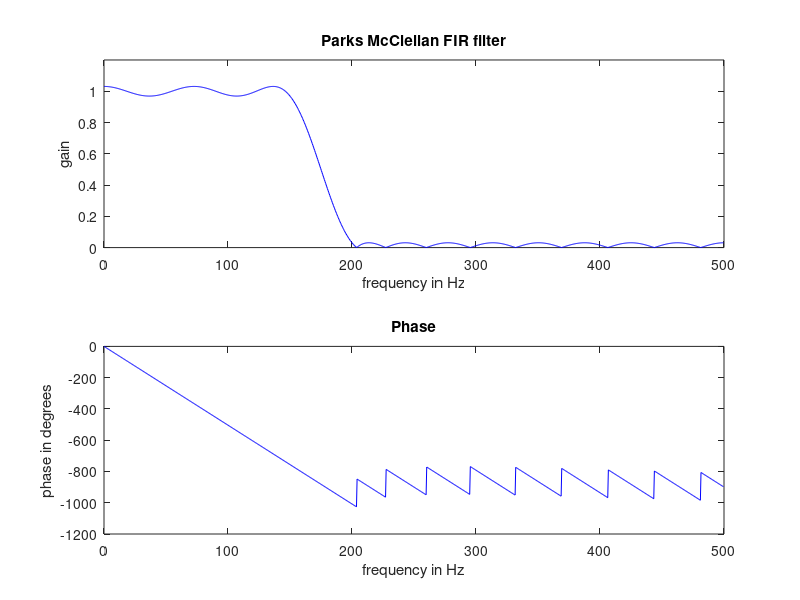
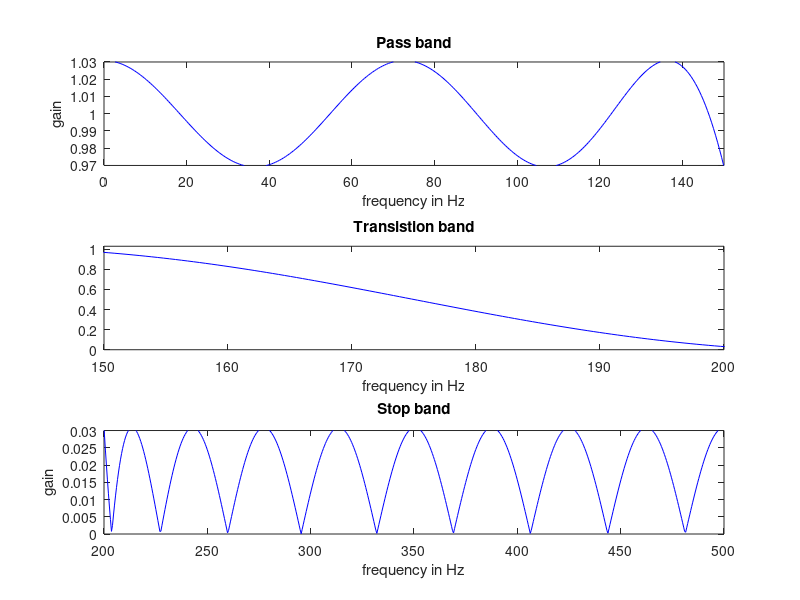

Write the MATLAB code that produced these figures, in order.
% Problem 6.21 - p 362 Blandford and Parr
% Implementation of Parks-McClellan FIR filter.
% Plot "exploded" views (zoom-in) to show pass band & stop band ripple
%
% Note: this is for the FIR filter only, the problem also requires
% similar code for the elliptic filter 
%
% F. Frigo  15-Oct-2019
%
fs = 1000;
fpass = 150;
Rpass = 0.03;RpDB = -20*log10(1-Rpass);
fstop = 200;
Rstop = 0.03;RsDB = -20*log10(Rstop);
%Parks-McClellan
F = ([0 .3 .4 1]);
M = ([1 1 0 0]);
N = 28;
num = firpm(N, F, M);
den = 1;
[H, f] = freqz(num, den, 1024, fs);
fprintf(1, ['Parks McClellan order is ' num2str(N) '\n']);
figure(1);clf;
subplot(2, 1, 1)
plot(f, abs(H), 'b');
axis([0 fs/2 0 1.2]);
title('Parks McClellan FIR filter');
xlabel('frequency in Hz');
ylabel('gain');
subplot(2, 1, 2);
plot(f, unwrap(angle(H))*180/pi, 'b');
title('Phase');
xlabel('frequency in Hz');
ylabel('phase in degrees');

% Blowups of Pass Band and Stop Band
figure(2);clf;
subplot(3, 1, 1);
plot(f, abs(H), 'b');
axis([0 fpass 1-Rpass 1+Rpass]);
title('Pass band');
xlabel('frequency in Hz');
ylabel('gain');
subplot(3, 1, 2);
plot(f, abs(H), 'b');
axis([fpass fstop 0 1+Rpass]);
title('Transistion band');
xlabel('frequency in Hz');
subplot(3, 1, 3);
plot(f, abs(H), 'b');
axis([fstop fs/2 0 Rstop]);
title('Stop band');
xlabel('frequency in Hz');
ylabel('gain');


% OPTIONAL:  Use linearSystemAnalyzer (requires Control Systems Toolbox
% Ts = 1/fs; % sampling period
% sys_disc = tf(num, den, Ts,'Variable','z^-1');  % discrete time transfer function
% linearSystemAnalyzer('impulse', sys_disc);
